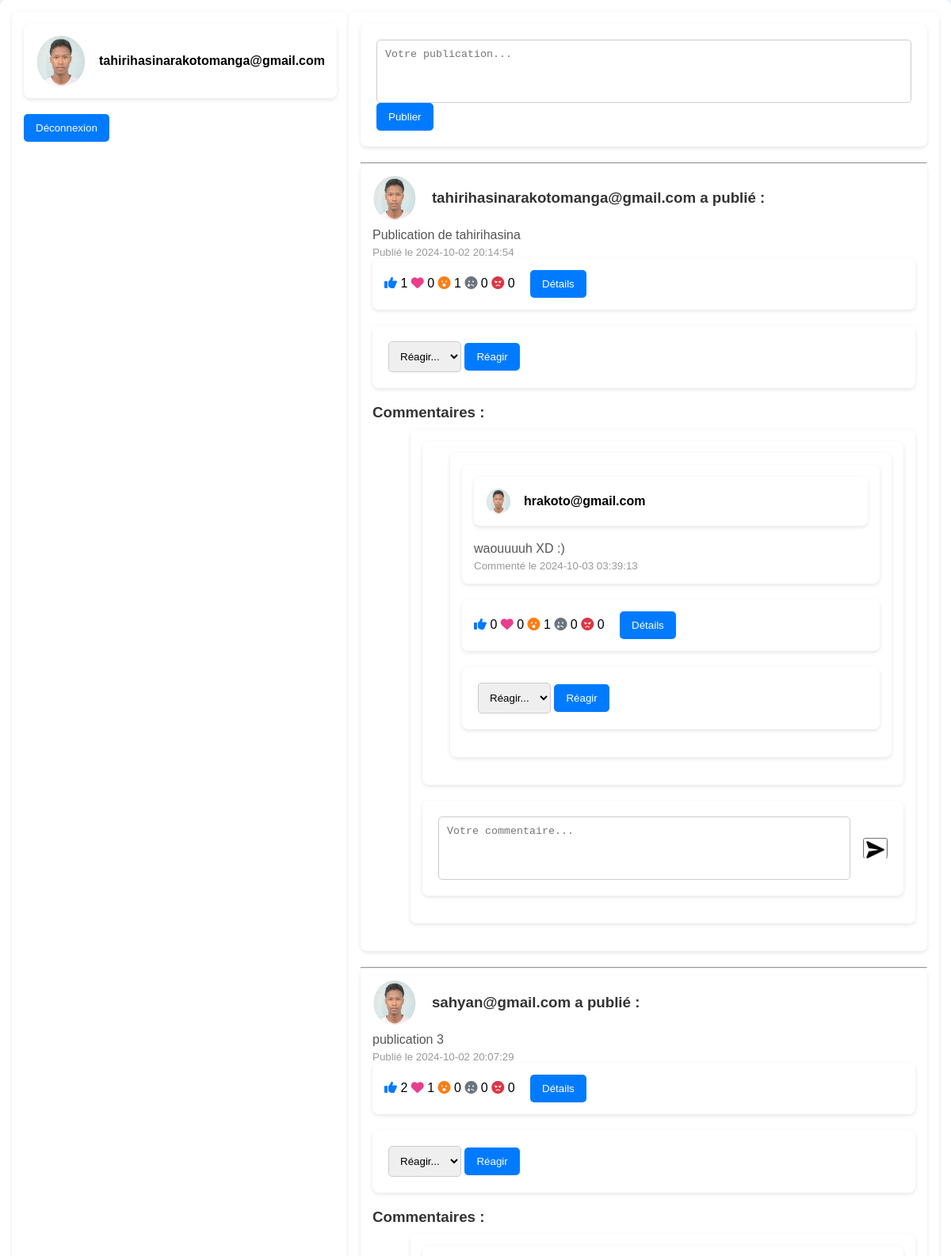
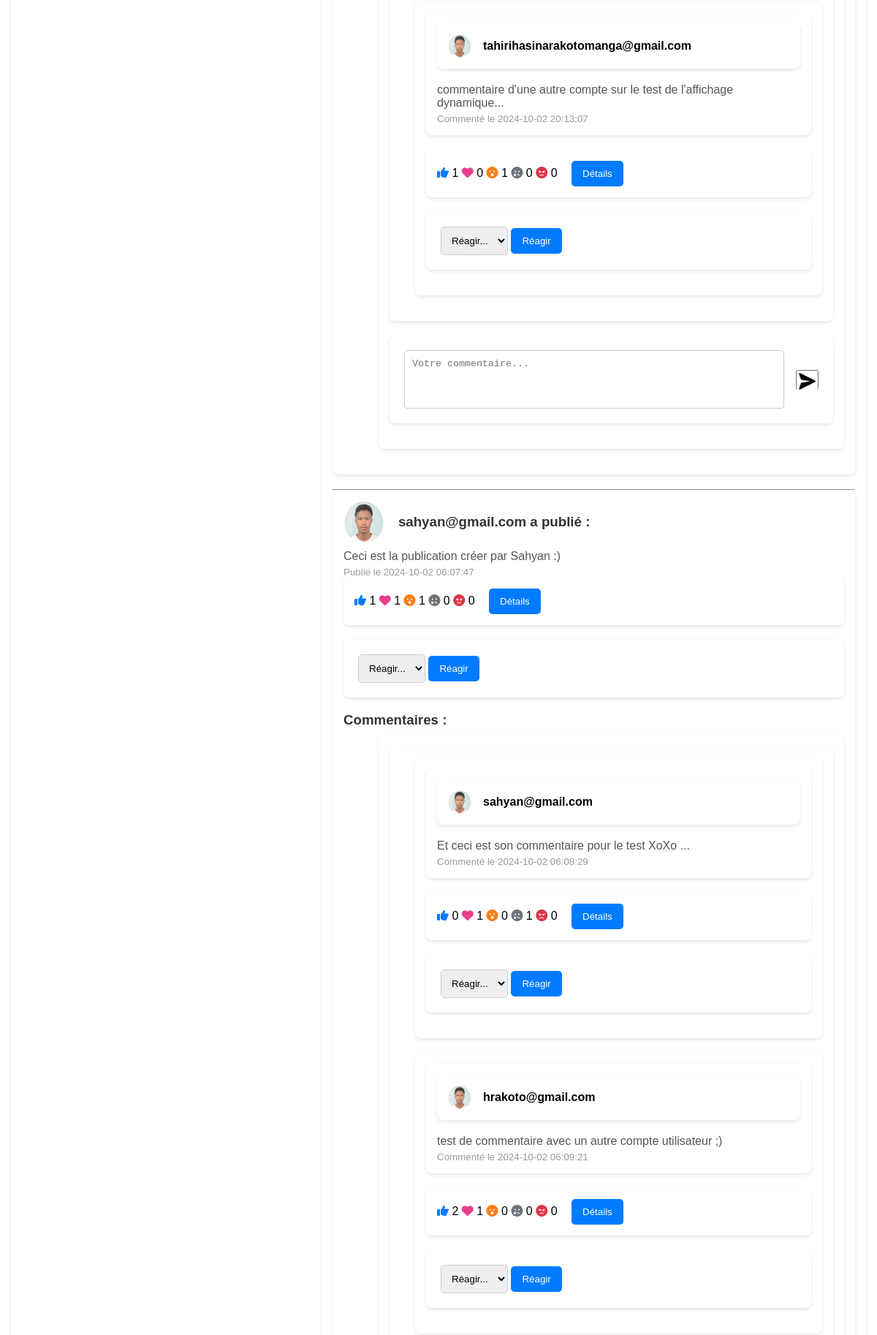
Page /src/home.php (signed in, upper part) on the committed database (2 pictures, top to bottom).
### tables this page shows
CREATE TABLE `users` (
  `id` int NOT NULL AUTO_INCREMENT,
  `email` varchar(255) NOT NULL,
  `password` varchar(255) NOT NULL,
  `created_at` timestamp NULL DEFAULT CURRENT_TIMESTAMP,
  PRIMARY KEY (`id`),
  UNIQUE KEY `email` (`email`)
);

CREATE TABLE `posts` (
  `id` int NOT NULL AUTO_INCREMENT,
  `user_id` int DEFAULT NULL,
  `content` text NOT NULL,
  `created_at` timestamp NULL DEFAULT CURRENT_TIMESTAMP,
  PRIMARY KEY (`id`),
  KEY `user_id` (`user_id`),
  CONSTRAINT `posts_ibfk_1` FOREIGN KEY (`user_id`) REFERENCES `users` (`id`)
);

CREATE TABLE `comments` (
  `id` int NOT NULL AUTO_INCREMENT,
  `post_id` int DEFAULT NULL,
  `user_id` int DEFAULT NULL,
  `content` text NOT NULL,
  `created_at` timestamp NULL DEFAULT CURRENT_TIMESTAMP,
  PRIMARY KEY (`id`),
  KEY `post_id` (`post_id`),
  KEY `user_id` (`user_id`),
  CONSTRAINT `comments_ibfk_1` FOREIGN KEY (`post_id`) REFERENCES `posts` (`id`),
  CONSTRAINT `comments_ibfk_2` FOREIGN KEY (`user_id`) REFERENCES `users` (`id`)
);

### src/home.php (the view, shortened to what this page needs)
<?php
include("db.php");
$user_id = $_SESSION['user_id'];
$user_login = $pdo->prepare('SELECT email FROM users WHERE id = ?');
$user_login->execute([$user_id]);
$user_email = $user_login->fetch();
$posts = $pdo->query('SELECT posts.*, users.email FROM posts JOIN users ON posts.user_id = users.id ORDER BY posts.created_at DESC')->fetchAll();
?>
<link rel="stylesheet" href="../style/style.css">
<link rel="stylesheet" href="https://cdnjs.cloudflare.com/ajax/libs/font-awesome/6.0.0-beta3/css/all.min.css">
<div class="container">
    <div>
        <div class="user">
            <img src="../img/imageTeste.png" alt="Photo de profil" class="pdp">
            <h4><?= htmlspecialchars($user_email['email']) ?></h4>
        </div>
        <button class="btn"><a href="logout.php">Déconnexion</a></button>
    </div>
    <div class="content">
        <form id="post-form">
            <textarea name="content" placeholder="Votre publication..." required></textarea>
            <button class="btn" type="submit">Publier</button>
        </form>
        <hr>
        <?php foreach ($posts as $post): ?>
            <div>
                <h3 class="head-post"><img src="../img/imageTeste.png" alt="photo de profil" class="image-gros"><?= htmlspecialchars($post['email']) ?> a publié :</h3>
                <p><?= nl2br(htmlspecialchars($post['content'])) ?></p>
                <small>Publié le <?= htmlspecialchars($post['created_at']) ?></small>
                <div>
                    <?php
                    $reactions = $pdo->prepare('SELECT type, user_id, created_at FROM reactions WHERE post_id = ?');
                    $reactions->execute([$post['id']]);
                    $reactionDetails = $reactions->fetchAll(PDO::FETCH_ASSOC);
                    $reactionCounts = [];
                    foreach ($reactionDetails as $reaction) {
                        $reactionCounts[$reaction['type']] = ($reactionCounts[$reaction['type']] ?? 0) + 1;
                    }
                    ?>
                    <span id="reactions-<?= $post['id'] ?>">
                        <i class="fas fa-thumbs-up reaction-like" title="Like"></i> <?= $reactionCounts['like'] ?? 0 ?>
                        <i class="fas fa-heart reaction-love" title="Love"></i> <?= $reactionCounts['love'] ?? 0 ?>
                        <i class="fas fa-surprise reaction-wow" title="Wow"></i> <?= $reactionCounts['wow'] ?? 0 ?>
                        <i class="fas fa-sad-tear reaction-sad" title="Sad"></i> <?= $reactionCounts['sad'] ?? 0 ?>
                        <i class="fas fa-angry reaction-angry" title="Angry"></i> <?= $reactionCounts['angry'] ?? 0 ?>
                    </span>
                    <button class="btn" onclick="toggleDetails(<?= $post['id'] ?>)">Détails</button>
                </div>
                <form onsubmit="event.preventDefault(); update_post_reactions(<?= $post['id'] ?>, this.reaction.value);">
                    <select name="reaction" required>
                        <option value="" disabled selected>Réagir...</option>
                    </select>
                    <button type="submit" class="btn">Réagir</button>
                </form>
                <h3>Commentaires :</h3>
                <div class="commets-section">
                    <div id="comments-<?= $post['id']?>">
                        <?php
                        $comments = $pdo->prepare('SELECT comments.*, users.email FROM comments JOIN users ON comments.user_id = users.id WHERE post_id = ?');
                        $comments->execute([$post['id']]);
                        foreach ($comments as $comment): ?>
                            <div style="margin-left: 20px;">
                                <div class="comment-item">
                                    <div class="comment-inside">
                                        <img src="../img/imageTeste.png" alt="Photo de profil" class="image-mini">
                                        <strong><?= htmlspecialchars($comment['email']) ?></strong>
                                    </div>
                                    <p><?= nl2br(htmlspecialchars($comment['content'])) ?></p>
                                    <small>Commenté le <?= htmlspecialchars($comment['created_at']) ?></small>
                                </div>
                                <div>
                                    <?php
                                    $commentReactions = $pdo->prepare('SELECT type, user_id, created_at FROM reactions WHERE comment_id = ?');
                                    $commentReactions->execute([$comment['id']]);
                                    $reactionDetails = $commentReactions->fetchAll(PDO::FETCH_ASSOC);
                                    $reactionCounts = [];
                                    foreach ($reactionDetails as $reaction) {
                                        $reactionCounts[$reaction['type']] = ($reactionCounts[$reaction['type']] ?? 0) + 1;
                                    }
                                    ?>
                                    <span id="reactions-comment-<?= $comment['id'] ?>">
                                        <i class="fas fa-thumbs-up reaction-like" title="Like"></i> <?= $reactionCounts['like'] ?? 0 ?>
                                        <i class="fas fa-heart reaction-love" title="Love"></i> <?= $reactionCounts['love'] ?? 0 ?>
                                        <i class="fas fa-surprise reaction-wow" title="Wow"></i> <?= $reactionCounts['wow'] ?? 0 ?>
                                        <i class="fas fa-sad-tear reaction-sad" title="Sad"></i> <?= $reactionCounts['sad'] ?? 0 ?>
                                        <i class="fas fa-angry reaction-angry" title="Angry"></i> <?= $reactionCounts['angry'] ?? 0 ?>
                                    </span>
                                    <button class="btn" onclick="toggleDetails(<?= $comment['id'] ?>, 'comment')">Détails</button>
                                </div>
                                <form onsubmit="event.preventDefault(); update_comment_reactions(<?= $comment['id'] ?>, this.reaction.value);">
                                    <select name="reaction" required>
                                        <option value="" disabled selected>Réagir...</option>
                                    </select>
                                    <button type="submit" class="btn">Réagir</button>
                                </form>
                            </div>
                        <?php endforeach; ?>
                    </div>
                    <form class="comment-form" data-post-id="<?= $post['id'] ?>">
                        <textarea name="comment_content" placeholder="Votre commentaire..." required></textarea>
                        <button class="comment-box" type="submit" class="envoyer"><img src="../img/envoyer.png" alt="envoyer" class="envoyer"></button>
                    </form>
                </div>
            </div>
            <hr>
        <?php endforeach; ?>
    </div>
</div>

### style/style.css (style rules this page uses)
* { margin: 0; padding: 0; box-sizing: border-box; }
.commets-section { margin-left: 3em; }
.envoyer { width: 2em; height: 2em; border: none; color: rgb(27, 123, 233); background-color: white; }
.container { display: flex; }
.content { width: 100%; }
.user { height: fit-content; display: flex; gap : 1em; align-items: center; }
.pdp { border-radius: 50%; width: 4em; height: 4em; }
form { background: white; padding: 20px; border-radius: 8px; box-shadow: 0 2px 5px rgba(0, 0, 0, 0.1); margin-bottom: 20px; }
textarea { width: 100%; height: 80px; border-radius: 5px; border: 1px solid #ccc; padding: 10px; resize: none; }
.btn { background-color: #007bff; color: white; border: none; border-radius: 5px; padding: 10px 15px; cursor: pointer; transition: background 0.3s; }
div { background: white; padding: 15px; border-radius: 8px; box-shadow: 0 2px 5px rgba(0, 0, 0, 0.1); margin-bottom: 20px; }
h3 { margin: 0 0 10px; color: #333; }
p { margin: 5px 0; color: #555;/ }
small { display: block; color: #999; margin-top: 5px; }
span { display: inline-block; margin-right: 15px; }
.reaction-like { color: #007bff; }
.reaction-love { color: #e83e8c; }
.reaction-wow { color: #fd7e14; }
.reaction-sad { color: #6c757d; }
.reaction-angry { color: #dc3545; }
select { border-radius: 5px; border: 1px solid #ccc; padding: 10px; }
button a { color: white; text-decoration: none; }
.comment-inside, .head-post { display: flex; align-items: center; gap: 1em; }
.comment-box { height: 2em; }
.comment-form { width: 100%; display: flex; align-items: center; gap: 1em; }
.image-gros { border-radius: 50%; width: 3em; height: 3em; }
.image-mini { border-radius: 50%; width: 2em; height: 2em; }

### rows in the picture
users: email "tahirihasinarakotomanga@gmail.com"
posts: user.email "tahirihasinarakotomanga@gmail.com", content "Publication de tahirihasina", created_at "2024-10-02 20:14:54", like "1", love "0", wow "1", sad "0", angry "0"
comments: user.email "hrakoto@gmail.com", content "waouuuuh XD :)", created_at "2024-10-03 03:39:13", like "0", love "0", wow "1", sad "0", angry "0"
posts: user.email "sahyan@gmail.com", content "publication 3", created_at "2024-10-02 20:07:29", like "2", love "1", wow "0", sad "0", angry "0"
comments: user.email "tahirihasinarakotomanga@gmail.com", content "commentaire d'une autre compte sur le test de l'affichage dynamique...", created_at "2024-10-02 20:13:07", like "1", love "0", wow "1", sad "0", angry "0"
posts: user.email "sahyan@gmail.com", content "Ceci est la publication créer par Sahyan :)", created_at "2024-10-02 06:07:47", like "1", love "1", wow "1", sad "0", angry "0"
comments: user.email "sahyan@gmail.com", content "Et ceci est son commentaire pour le test XoXo ...", created_at "2024-10-02 06:08:29", like "0", love "1", wow "0", sad "1", angry "0"
comments: user.email "hrakoto@gmail.com", content "test de commentaire avec un autre compte utilisateur ;)", created_at "2024-10-02 06:09:21", like "2", love "1", wow "0", sad "0", angry "0"
